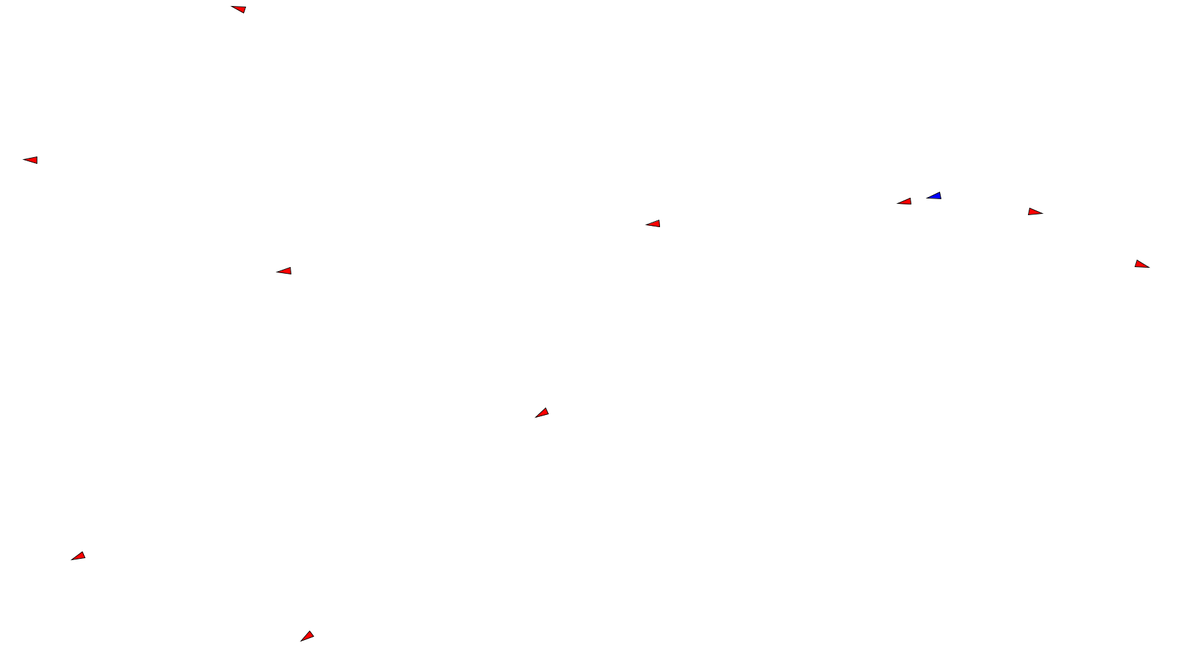
Frame 1 (no input)
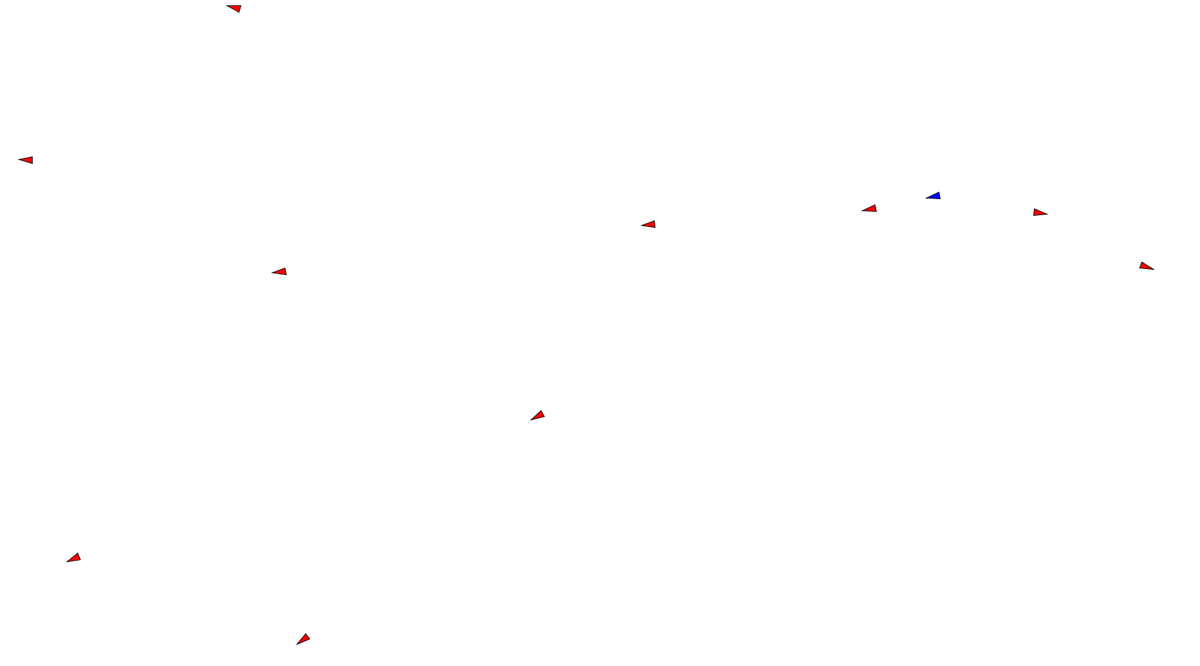
Frame 60 (the mouse pressed at the canvas centre just before this capture)
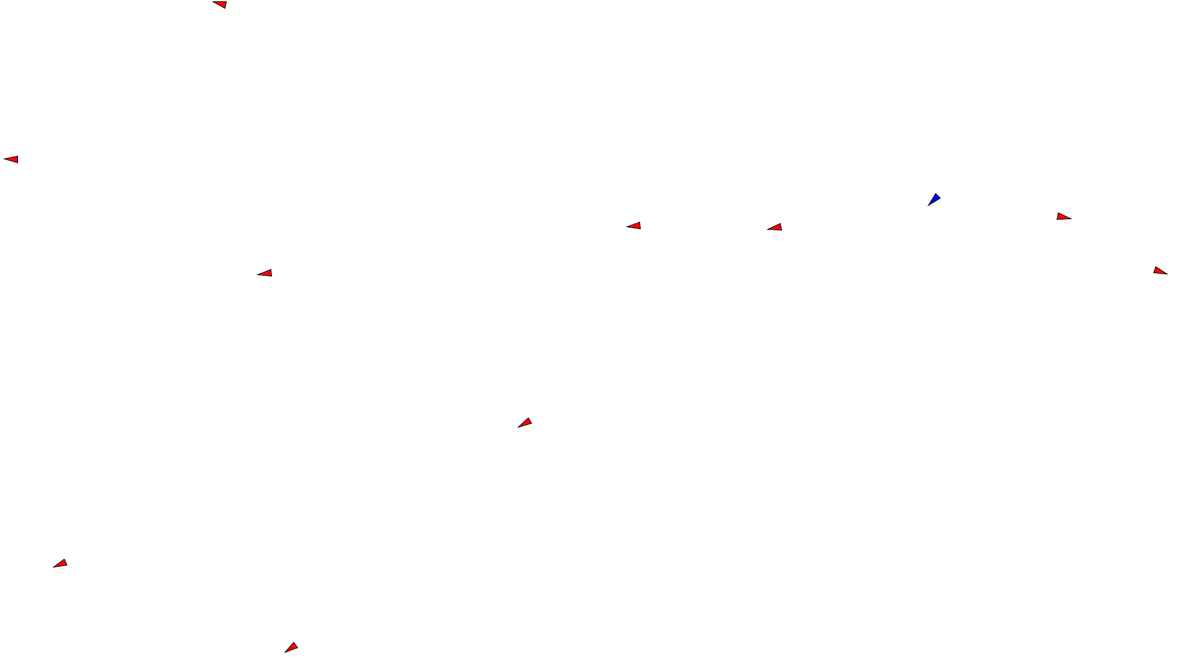
Frame 120 (the mouse held since frame 60 and released just before this capture)

The Processing sketch that drew these frames (run headless with seeded random() and noise(); from frame 60 on, the mouse is pressed at the canvas centre):

// Processing sketch: ecosystem
// ── ecosystem.pde
// Preys and predators are both movers
Mover[] prey = new Mover[10];
Mover predator;
Attractor a;
void setup() {
  size(1800, 1000);

  for (int i = 0; i < prey.length; i++) {
    // Each prey is initialized randomly.
    prey[i] = new Mover(random(1, 5), // mass
      random(width), random(height), "prey"); // initial location
  }
  // Predator has a heavier mass, less agile than its preys
  predator = new Mover(random(5,10), random(width), random(height), "predator");
}

void draw() {
  background(255);

  int idx = 0;
  float minDist = sqrt(1800*1800+1000*1000);
  // For each mprey
  for (int i = 0; i < prey.length; i++) {

    // All the preys would run away from the predator
    PVector force = predator.attract(prey[i]);
    prey[i].applyForce(force);
    //PVector aForce = a.attract(prey[i]);
    //prey[1].applyForce(aForce);
    
    // Note down the minimum distance between the preys and the predator
    float dist = PVector.dist(predator.location, prey[i].location);
    if (dist < minDist){
      minDist = dist;
      idx = i;
    }
  }
  // The predator is only attracted to the nearest prey
  PVector force = predator.attract(prey[idx]);
  // print(idx);
  predator.applyForce(force);
  // The prey being chased would also run faster
  PVector escapeForce = prey[idx].attract(predator).mult(2.5);
  prey[idx].applyForce(escapeForce);
  for(int i=0; i<prey.length; i++){
    prey[i].update();
    prey[i].checkEdges();
    prey[i].display();
  }
  predator.update();
  predator.checkEdges();
  predator.display();
    
}


class Attractor {
  float mass;
  PVector location;
  float G;

  Attractor() {
    location = new PVector(width/2, height/2);

    // Big mass so the force is greater than vehicle-vehicle force
    mass = 70;
    G = 0.4;
  }

  PVector attract(Mover m) {
    PVector force = PVector.sub(location, m.location);
    float distance = force.mag();


    distance = constrain(distance, 5.0, 25.0);

    force.normalize();
    float strength = (G * mass * m.mass) / (distance * distance);
    force.mult(strength);
    return force;
  }

  void display() {
    stroke(0);
    fill(175, 200);
    ellipse(location.x, location.y, mass*2, mass*2);
  }
}


// Predator is blue and preys are red
class Mover {

  PVector location;
  PVector velocity;
  PVector acceleration;
  float mass;
  float G = 0.4;
  String type;

  Mover(float _mass_, float _x_, float _y_, String _type) {
    mass = _mass_;
    location = new PVector(_x_, _y_);
    velocity = new PVector(0, 0);
    acceleration = new PVector(0, 0);
    type = _type;
  }

  // Newton’s second law.
  void applyForce(PVector force) {
    // Receive a force, divide by mass, and add to acceleration.
    PVector f = PVector.div(force, mass);
    acceleration.add(f);
  }

  // The Mover now knows how to attract another Mover.
  PVector attract(Mover m) {

    PVector force = PVector.sub(location, m.location);
    float distance = force.mag();
    distance = constrain(distance, 5.0, 25.0);
    force.normalize();

    float strength = (G * mass * m.mass) / (distance * distance);
    force.mult(strength);

    // If the color is different then we will be repelled
    if (type=="predator" && m.type=="prey") force.mult(-1);
    else if (type=="prey" && m.type=="predator") force.mult(2.5);

    return force;
  }


  void update() {
    velocity.add(acceleration);
    location.add(velocity);
    acceleration.mult(0);
  }

  void display() {
    stroke(0);
    if (type == "prey") fill(255, 0, 0);
    else fill (0, 0, 255);

    // Rotate the mover to point in the direction of travel
    // Translate to the center of the move
    pushMatrix();
    translate(location.x, location.y);
    rotate(velocity.heading());
    // It took lots of trial and error
    // and sketching on paper
    // to get the triangle
    // pointing in the right direction
    triangle(0, 5, 0, -5, 20, 0);
    popMatrix();
  }

  // With this code an object bounces when it hits the edges of a window.
  // Alternatively objects could vanish or reappear on the other side
  // or reappear at a random location or other ideas. Also instead of
  // bouncing at full-speed vehicles might lose speed. So many options!

  void checkEdges() {
    if (location.x > width) {
      location.x = width;
      velocity.x *= -1; // full velocity, opposite direction
      velocity.x *= 0.8; // lose a bit of energy in the bounce
    } else if (location.x < 0) {
      location.x = 0;
      velocity.x *= -1; // full velocity, opposite direction
      velocity.x *= 0.8; // lose a bit of energy in the bounce
    }

    if (location.y > height) {
      location.y = height;
      velocity.y *= -1; // full velocity, opposite direction
      velocity.y *= 0.8; // lose a bit of energy in the bounce
    } else if (location.y < 0) {
      location.y = 0;
      velocity.y *= -1; // full velocity, opposite direction
      velocity.y *= 0.8; // lose a bit of energy in the bounce
    }
  }
}
